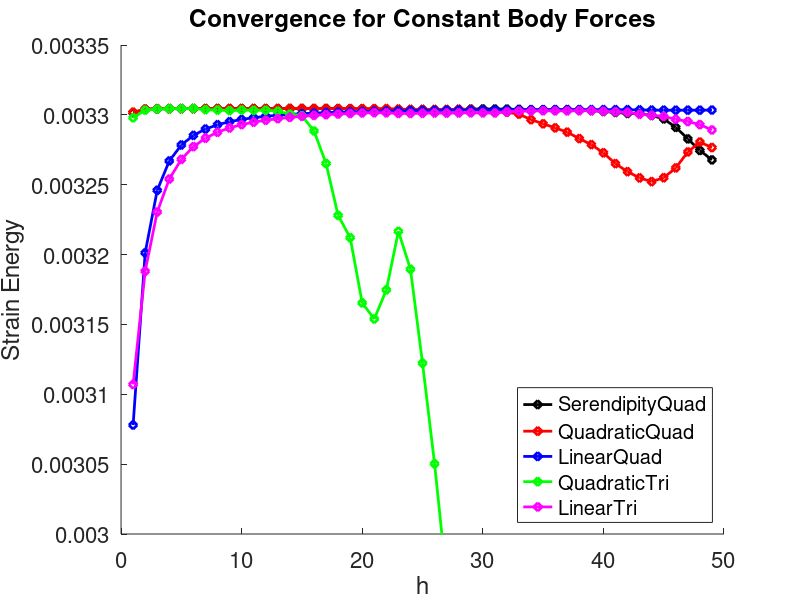

MATLAB code for this plot:
clear
clc
close('all');

true_value = 0.0033034235538775347588 + 1e-14;

LinearQuad = [1, 0.00307795606197874827;
2, 0.0032012398488085879074;
3, 0.0032460179512662072111;
4, 0.0032669905584314651303;
5, 0.0032784198153966519727;
6, 0.0032853363255043810734;
7, 0.0032898166911597592939;
8, 0.0032928945309421814823;
9, 0.003295101327177538033;
10, 0.0032967205316322542238;
11, 0.0032979610873669481727;
12, 0.0032989437105869121557;
13, 0.0032996935950766388169;
14, 0.0033003125450385291904;
15, 0.0033008185866800899937;
16, 0.0033012268710696439193;
17, 0.0033015828432925945629;
18, 0.003301876896553649493;
19, 0.0033021264087365431554;
20, 0.0033023563741304546963;
21, 0.0033025349764740025496;
22, 0.0033027035869502056019;
23, 0.0033028529822277047714;
24, 0.0033029811068606479071;
25, 0.0033030952849919937957;
26, 0.0033031969162576964479;
27, 0.0033032868107514801702;
28, 0.0033033694316259771574;
29, 0.0033034181699052533009;
30, 0.0033034950773305239713;
31, 0.0033035598102043139783;
32, 0.0033036180931178345428;
33, 0.0033036702694911449819;
34, 0.0033037080922611559985;
35, 0.0033037283196437837972;
36, 0.003303730781019086158;
37, 0.0033037153302491284283;
38, 0.0033037193032964397126;
39, 0.0033037160188060712279;
40, 0.0033037238035327717335;
41, 0.0033036928423817541953;
42, 0.0033036346136822241325;
43, 0.0033035143353574709761;
44, 0.0033033942750734326434;
45, 0.0033033540963175035514;
46, 0.0033033148173765747475;
47, 0.0033033571040350863564;
48, 0.0033033259587808422308;
49, 0.0033034235538775347588 ];

QuadraticQuad = [
1, 0.0033018411083160885411;
2, 0.0033040797805787796952;
3, 0.0033043268739743050441;
4, 0.0033044238119337779325;
5, 0.0033044421669917042016;
6, 0.0033044873550554694497;
7, 0.0033044461369896565434;
8, 0.0033044682417990782312;
9, 0.0033044678691458570161;
10, 0.0033044540599760901384;
11, 0.0033044761267206563052;
12, 0.0033044723853653617217;
13, 0.0033044798803323143475;
14, 0.0033045721215689705802;
15, 0.0033045299640889719099;
16, 0.0033045068381323812294;
17, 0.0033044608745473290357;
18, 0.0033044753946781819237;
19, 0.0033044721752453066858;
20, 0.0033044500107730560672;
21, 0.0033044373615141145635;
22, 0.003304503393156783906;
23, 0.0033041118433325511287;
24, 0.0033039307925206494281;
25, 0.0033039738985727426686;
26, 0.0033038651987382307469;
27, 0.003303875358797198937;
28, 0.0033039935333388590483;
29, 0.0033038701879597653574;
30, 0.0033033249158996086034;
31, 0.0033024662089958045988;
32, 0.0033018789369994232079;
33, 0.003300463912704969336;
34, 0.0032965936095185107563;
35, 0.0032936126848599040461;
36, 0.0032907066437549365237;
37, 0.0032876152802393393548;
38, 0.0032830097466778457825;
39, 0.0032787063224386336739;
40, 0.0032728173486112981626;
41, 0.0032650831232649297348;
42, 0.003259329600567686773;
43, 0.0032548789924937465874;
44, 0.0032522019139316214915;
45, 0.0032549963048203811936;
46, 0.003262041365109425578;
47, 0.00327346422304562127;
48, 0.0032805381350232473009;
49, 0.0032766041441731831758];

LinearTri = [
1, 0.0031070481263745794789;
2, 0.003188118984689492473;
3, 0.003230484585712799922;
4, 0.0032540616589111456304;
5, 0.0032681702958308293805;
6, 0.003277238119935083592;
7, 0.0032833140454753555366;
8, 0.0032875828889727697936;
9, 0.0032906708999268122033;
10, 0.0032930096699277625234;
11, 0.0032947793284477271993;
12, 0.0032961653823414993787;
13, 0.0032973030116343294768;
14, 0.0032982040667485961263;
15, 0.0032989627529709324681;
16, 0.0032996066541606168011;
17, 0.0033001283430856452258;
18, 0.0033005893654700483621;
19, 0.0033009760244106902197;
20, 0.0033013472492424110472;
21, 0.003301542994459602965;
22, 0.0033014714143501482091;
23, 0.0033010214653602936059;
24, 0.0033010187380851266185;
25, 0.0033012029091532002489;
26, 0.0033013766455176900456;
27, 0.0033012720087398327029;
28, 0.0033013506360233344644;
29, 0.0033014878502508849742;
30, 0.0033013851021507674421;
31, 0.0033013397454291016145;
32, 0.0033021756141510261173;
33, 0.0033026551773211133486;
34, 0.0033027122363007877133;
35, 0.0033029425655242391005;
36, 0.0033028518133673477435;
37, 0.0033028624195440316191;
38, 0.0033029530389585642046;
39, 0.0033029210880484039664;
40, 0.0033026053915723549599;
41, 0.0033021456967367401707;
42, 0.0033017144324847961037;
43, 0.0033004402143378855188;
44, 0.0032997150350658967406;
45, 0.0032988897645980490986;
46, 0.0032968342895821306331;
47, 0.0032952358705803422821;
48, 0.0032930237132416093938;
49, 0.003289197934314581212 ];

QuadraticTri = [
1, 0.0032979363214041086325;
2, 0.0033033771658881254212;
3, 0.0033041600001692751805;
4, 0.0033043733519544748849;
5, 0.0033044355819800137579;
6, 0.0033045946985160736496;
7, 0.0033036765100035100917;
8, 0.0033034684845723145084;
9, 0.0033030255099074554669;
10, 0.0033034422055968270734;
11, 0.0033032641705456207946;
12, 0.0033033148608794340485;
13, 0.0033025812416414574574;
14, 0.0033005970310601277264;
15, 0.0032993952662733164356;
16, 0.003288484216908940834;
17, 0.0032652058566485968674;
18, 0.0032280603398283937676;
19, 0.0032121038150056918474;
20, 0.0031653857406080507415;
21, 0.0031539168538465326384;
22, 0.0031747165804711699987;
23, 0.0032166244310014393583;
24, 0.0031895250111335414836;
25, 0.0031222947715482006134;
26, 0.0030502222709280833561;
27, 0.0029668635611664272676;
28, 0.0028854736380819652475;
29, 0.0028291620054055181301;
30, 0.0028002367852022341799;
31, 0.0027556570032431062026;
32, 0.0026951872046589030359;
33, 0.0026443519490640166915;
34, 0.0025975847387272716325;
35, 0.0025511046026420671103;
36, 0.0024992956319834663294;
37, 0.0024386103821850886077;
38, 0.0023725765126730875149;
39, 0.0022958299015565131369;
40, 0.0021966083974659976821;
41, 0.0020892240367134792475;
42, 0.0020024351443383645033;
43, 0.0019205694203799558977;
44, 0.0018434096313151126633;
45, 0.0017766645702420424523;
46, 0.0017132275818346795037;
47, 0.0016506926834508907614;
48, 0.0015916590093849115103;
49, 0.001543554634390602049];

SerendipityQuad = [
1, 0.0033016272860576551147;
2, 0.003304027103719380052;
3, 0.0033043085711936658749;
4, 0.0033044321842415494764;
5, 0.0033044354350770807974;
6, 0.0033044527148084899999;
7, 0.0033044285753108400792;
8, 0.0033044587924768182435;
9, 0.0033044877775371085324;
10, 0.0033044827744622240311;
11, 0.0033045161169327347261;
12, 0.0033044459889621357468;
13, 0.0033044826824383203429;
14, 0.003304473901239792042;
15, 0.0033044859588792952106;
16, 0.0033044458872444324761;
17, 0.0033045009391487133697;
18, 0.0033044179811430249294;
19, 0.0033042978325973932502;
20, 0.0033042243355906135947;
21, 0.0033040565726605974212;
22, 0.0033037827839555089157;
23, 0.0033038310253644975235;
24, 0.0033037088047520903056;
25, 0.0033036959546247088651;
26, 0.003303551433079115595;
27, 0.003303527992647412731;
28, 0.0033038617961222665857;
29, 0.0033041076592818046341;
30, 0.0033042333726438872718;
31, 0.0033041587251823305998;
32, 0.0033040980909073178022;
33, 0.0033038670895043495065;
34, 0.0033035588929522944138;
35, 0.0033035258760391364961;
36, 0.0033035595551971419157;
37, 0.0033036513050522095178;
38, 0.0033035505436280585174;
39, 0.0033030945150333010721;
40, 0.0033024111679862081653;
41, 0.0033017659761783767561;
42, 0.0033010591366159887719;
43, 0.0033008337509927662169;
44, 0.003299606288220195173;
45, 0.0032971253946634982053;
46, 0.0032910568489568177084;
47, 0.0032828085177038519166;
48, 0.003274533687600986176;
49, 0.0032677781884571767759 ];

strain_energy_fig = figure();
hold on
handle1 = plot(SerendipityQuad(:,1), SerendipityQuad(:,2), 'kd-');
set(handle1, 'linewidth', 2)
hold on
handle2 = plot(QuadraticQuad(:,1), QuadraticQuad(:,2), 'rd-');
set(handle2, 'linewidth', 2)
hold on
handle3 = plot(LinearQuad(:,1), LinearQuad(:,2), 'bd-');
set(handle3, 'linewidth', 2)
hold on
handle4 = plot(QuadraticTri(:,1), QuadraticTri(:,2), 'gd-');
set(handle4, 'linewidth', 2)
hold on
handle5 = plot(LinearTri(:,1), LinearTri(:,2), 'md-');
set(handle5, 'linewidth', 2)

set(gca, 'fontsize', 16)
title('Convergence for Constant Body Forces')
xlabel('h');
ylabel('Strain Energy');

legend('SerendipityQuad', 'QuadraticQuad', 'LinearQuad', 'QuadraticTri', 'LinearTri', 'Location', 'southeast');
ylim([0.003, 0.00335]);

